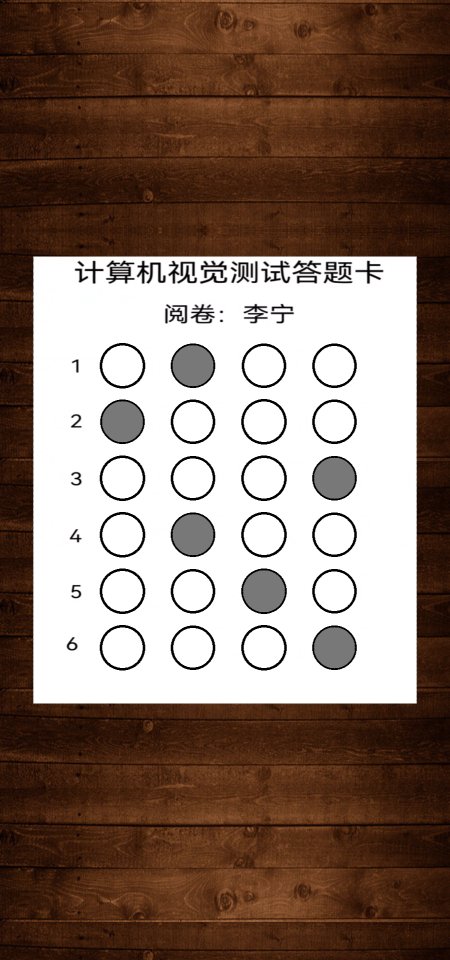
//> input picture data/samples/card_01_upright.png, 900 x 1920 px (shown at 1/2 size)
$ ./gen_samples out.png ../data/samples/card_01_upright.png   (built with g++ and OpenCV 4)
//> lines starting //> are read from the running program, lines starting //| are printed output that depends on the picture; after the words box and inside, x2 and y2 are one past the last pixel; in counts of white or black regions, pixels touching at a corner belong together
// 回归测试工具：合成答题卡样本。
//
// 用法：gen_samples.exe <输出目录> <源图片>
//
// 做法：
//   1. 用主程序同款流程定位 + 透视校正，得到正交的答题卡
//   2. 擦掉原有填涂，重画成空卡
//   3. 按指定答案填涂
//   4. 旋转/缩放后贴回"纯木纹"背景（背景由源图底部木纹镜像平铺合成，
//      不含原卡片的任何残影）
//   5. 写入 PNG + 同名 .expected.json

#include <opencv2/opencv.hpp>
#include <opencv2/geometry.hpp>   // OpenCV 5：contourArea/arcLength/approxPolyDP/getRotationMatrix2D 在此
#include <iostream>
#include <string>
#include <vector>
#include <algorithm>
#include <cmath>

// [94 lines left out: functions warp_card, find_bubbles, make_background, not called in this run]

struct Sample
{
	std::string name;
	std::string answers;   // 6 个字符 A/B/C/D，'.' = 空白
	double angle;
	double scale;
	double dx, dy;         // 相对画面中心的偏移比例
	int gray;              // 填涂灰度
};

int main(int argc, char** argv)
{
	if (argc < 3) { std::cerr << "usage: gen_samples <out_dir> <source_image>\n"; return 1; }
	const std::string outDir = argv[1];
	const std::string srcPath = argv[2];

	cv::Mat src = cv::imread(srcPath);
//> src is the input picture: 1920 rows x 900 cols, CV_8UC3; mean B, G, R 101.1, 112.9, 133.5
	if (src.empty()) { std::cerr << "cannot read " << srcPath << "\n"; return 1; }

	// 1. 定位答题卡
	cv::Mat gray, blur, edged;
	cv::cvtColor(src, gray, cv::COLOR_BGR2GRAY);
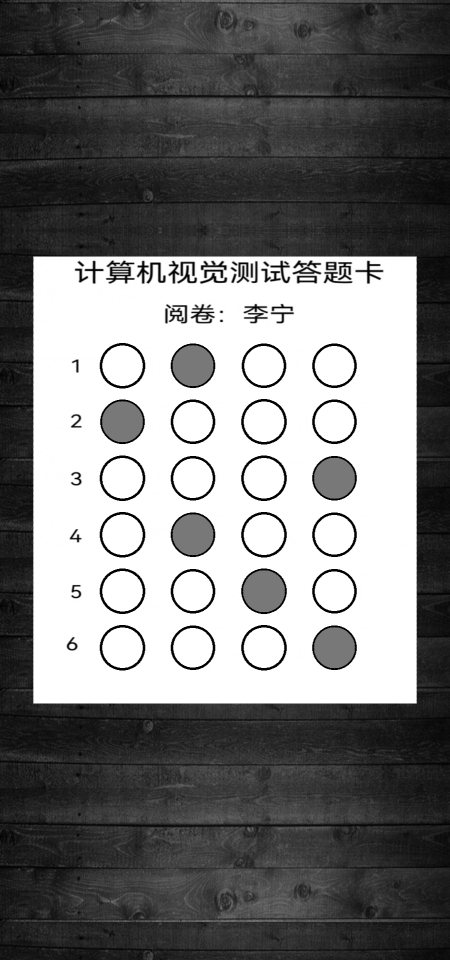
//> gray: 1920 rows x 900 cols, CV_8UC1 (shown at 1/2 size); min 0, max 255, mean 117.7
	cv::GaussianBlur(gray, blur, cv::Size(5, 5), 0);
	cv::Canny(blur, edged, 50, 200);
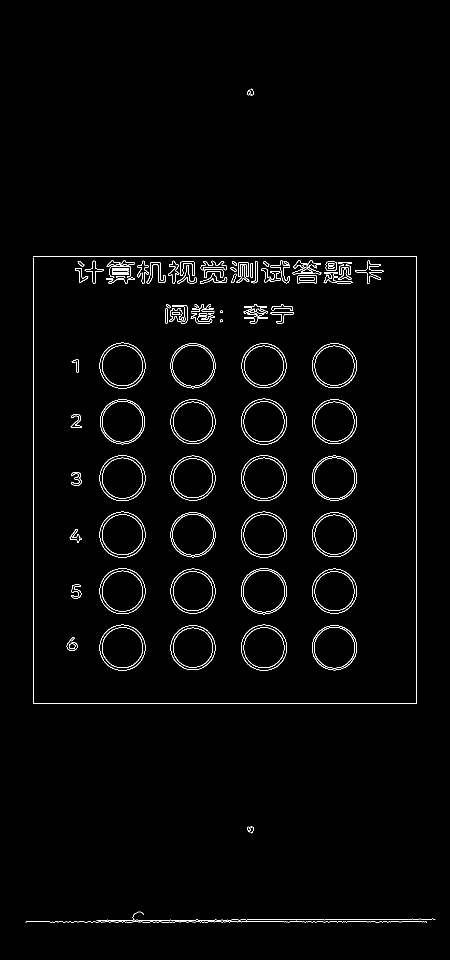
//> edged: 1920 rows x 900 cols, CV_8UC1 (shown at 1/2 size); 1.6% white in thin lines or dots, all inside (x1, y1, x2, y2) = (51, 177, 871, 1846)

	std::vector<std::vector<cv::Point>> contours;
	cv::findContours(edged, contours, cv::RETR_EXTERNAL, cv::CHAIN_APPROX_SIMPLE);
//> contours = 95 contours, 27 with area under 20; largest, box (x1, y1, x2, y2) and area: (482, 1136, 574, 1229) 6552, (482, 1249, 574, 1341) 6520, (199, 1249, 291, 1341) 6518, (199, 1136, 291, 1228) 6518, (482, 1023, 574, 1115) 6518
	std::sort(contours.begin(), contours.end(),
		[](const std::vector<cv::Point>& a, const std::vector<cv::Point>& b) {
			return cv::contourArea(a) > cv::contourArea(b); });
//> contours = 95 contours, 27 with area under 20; largest, box (x1, y1, x2, y2) and area: (482, 1136, 574, 1229) 6552, (482, 1249, 574, 1341) 6520, (482, 1023, 574, 1115) 6518, (199, 685, 291, 777) 6518, (199, 910, 291, 1002) 6518

	std::vector<cv::Point> quad;
	for (const auto& c : contours)
	{
		std::vector<cv::Point> approx;
		cv::approxPolyDP(c, approx, cv::arcLength(c, true) * 0.02, true);
		if (approx.size() == 4 && cv::contourArea(approx) > 20000) { quad = approx; break; }
	}
//> this loop made 95 passes
//> approx on pass 33: 2 Points (x, y): [51, 1844], [870, 1838]
//> (the run ends here: the program exits with an error code, at `if (quad.empty()) { std::cerr << "card not found in source\n"; return ..`)

$ run again, with data/samples/card_05_blank_row.png copied over data/samples/card_01_upright.png
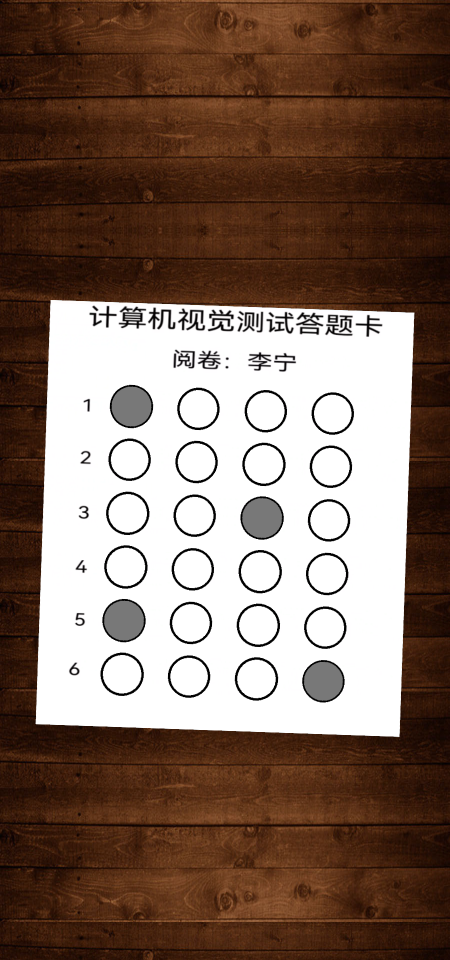
//> input picture data/samples/card_05_blank_row.png, 900 x 1920 px (shown at 1/2 size)
//> src is the input picture: 1920 rows x 900 cols, CV_8UC3; mean B, G, R 93.1, 105.5, 127.3
//> `cv::Canny(blur, edged, 50, 200);`:
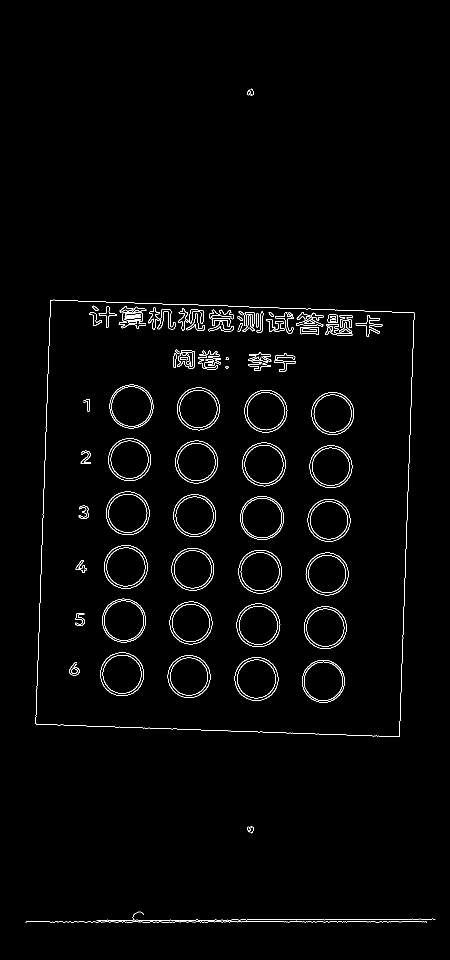
//> edged: 1920 rows x 900 cols, CV_8UC1 (shown at 1/2 size); 1.5% white in thin lines or dots, all inside (x1, y1, x2, y2) = (51, 177, 871, 1846)
//> `cv::findContours(edged, contours, cv::RETR_EXTERNAL, cv::CHAIN_APPROX_..`: contours = 4 contours; box (x1, y1, x2, y2) and area: (71, 599, 829, 1474) 617800, (51, 1823, 871, 1846) 318, (494, 1653, 508, 1667) 47, (494, 177, 508, 191) 47
//> the loop `for (const auto& c : contours)` made 1 pass
//> the loop `for (const auto& p : quad) quadF.emplace_back(float(p.x), float(p.y));` made 4 passes
//> in warp_card, `std::vector<cv::Point2f> xs(pts);`: xs = 4 Points (x, y): [101, 600], [71, 1447], [798, 1473], [828, 625]
//> in warp_card, `std::sort(xs.begin(), xs.end(), [](const cv::Point2f& a, const cv::Poi..`: xs = 4 Points (x, y): [71, 1447], [101, 600], [798, 1473], [828, 625]
//> in warp_card, `std::vector<cv::Point2f> left(xs.begin(), xs.begin() + 2);`: left = 2 Points (x, y): [71, 1447], [101, 600]
//> in warp_card, `std::vector<cv::Point2f> right(xs.begin() + 2, xs.end());`: right = 2 Points (x, y): [798, 1473], [828, 625]
//> in warp_card, `std::sort(left.begin(), left.end(), [](const cv::Point2f& a, const cv:..`: left = 2 Points (x, y): [101, 600], [71, 1447]
//> in warp_card, `std::sort(right.begin(), right.end(), [](const cv::Point2f& a, const c..`: right = 2 Points (x, y): [828, 625], [798, 1473]
//> tl = Point(101, 600); bl = Point(71, 1447); tr = Point(828, 625); br = Point(798, 1473)
//> src = 4 Points (x, y): [101, 600], [828, 625], [798, 1473], [71, 1447]
//> thresh: 848 rows x 727 cols, CV_8UC1; 10.2% white; 110 white regions (40 under 20 px)
//> in find_bubbles, `cv::findContours(thresh.clone(), contours, cv::RETR_EXTERNAL, cv::CHAI..`: contours = 110 contours, 42 with area under 20; largest, box (x1, y1, x2, y2) and area: (126, 592, 213, 679) 5792, (126, 377, 213, 464) 5792, (394, 377, 481, 464) 5788, (394, 270, 481, 357) 5786, (126, 485, 213, 571) 5784
//> the loop in find_bubbles, `for (const auto& c : contours)` made 110 passes
//> after the loop in find_bubbles, `for (const auto& c : contours)`: boxes = 26 Rects (x, y, width, height), first 8: [529, 700, 85, 85], [261, 700, 85, 85], [395, 699, 86, 87], [126, 699, 87, 87], [529, 593, 85, 85], [261, 593, 85, 85], [394, 592, 87, 87], [126, 592, 87, 87]
//> in find_bubbles, `std::sort(boxes.begin(), boxes.end(), [](const cv::Rect& a, const cv::..`: boxes = 26 Rects (x, y, width, height), first 8: [138, 7, 54, 44], [555, 10, 20, 17], [126, 164, 86, 87], [260, 165, 85, 85], [395, 165, 85, 85], [529, 165, 85, 85], [394, 270, 87, 87], [127, 271, 85, 85]
//> the loop in find_bubbles, `for (size_t i = 0; i < boxes.size();)` made 7 passes
//> after the loop in find_bubbles, `for (size_t i = 0; i < boxes.size();)`: ordered = 24 Rects (x, y, width, height), first 8: [126, 164, 86, 87], [260, 165, 85, 85], [395, 165, 85, 85], [529, 165, 85, 85], [127, 271, 85, 85], [261, 271, 85, 85], [394, 270, 87, 87], [529, 271, 85, 85]
//> bubbles has the same summary as ordered in find_bubbles
//| [gen] bubbles: 24
//> the loop `for (const auto& b : bubbles)` made 24 passes
//> the loop `for (const auto& s : samples)` made 5 passes
//> pass 2, `cv::warpAffine(drawn, warpedCard, M, src.size(), cv::INTER_LINEAR, cv:..`:
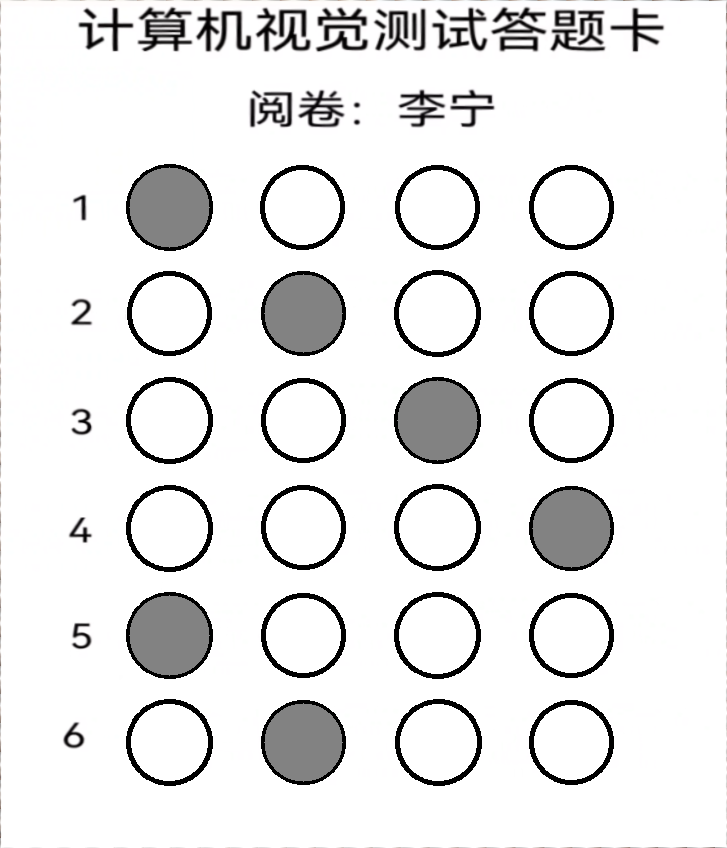
//> drawn: 848 rows x 727 cols, CV_8UC3; mean B, G, R 232.2, 232.1, 232.2

$ run again, with data/samples/slant_card.png copied over data/samples/card_01_upright.png
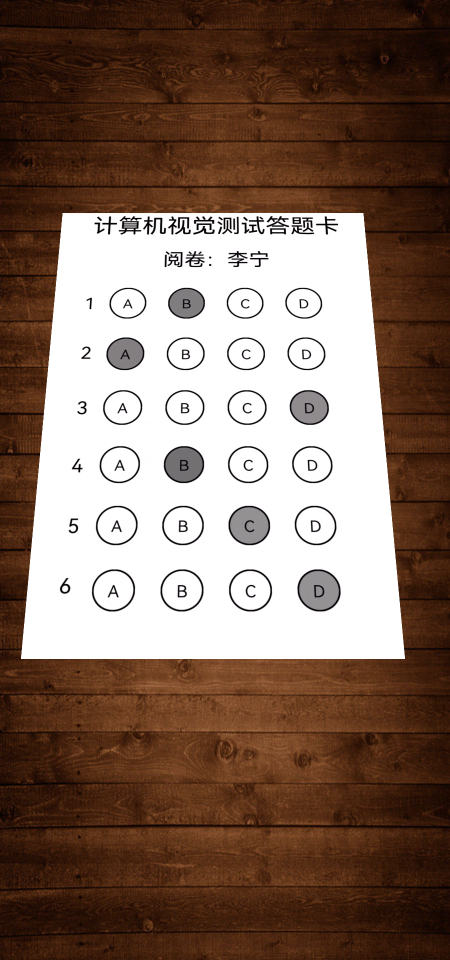
//> input picture data/samples/slant_card.png, 900 x 1920 px (shown at 1/2 size)
//> src is the input picture: 1920 rows x 900 cols, CV_8UC3; mean B, G, R 94.8, 107.9, 130.9
//> `cv::Canny(blur, edged, 50, 200);`:
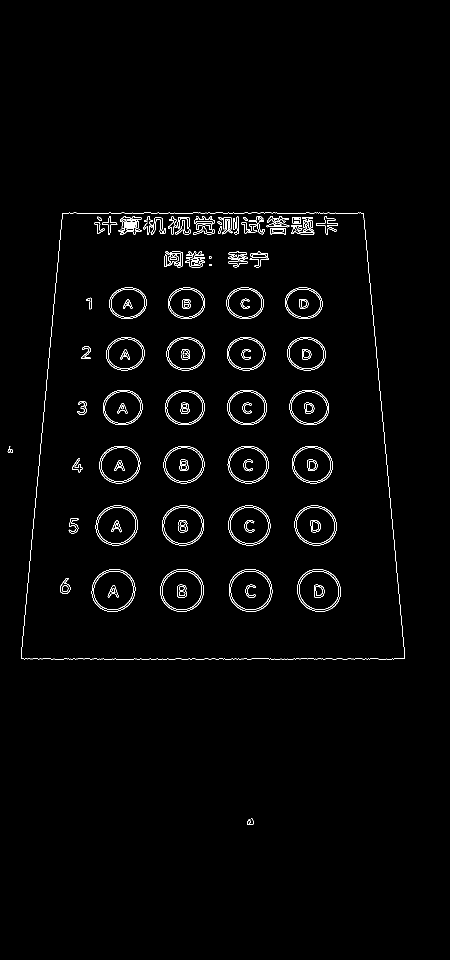
//> edged: 1920 rows x 900 cols, CV_8UC1 (shown at 1/2 size); 1.4% white in thin lines or dots, all inside (x1, y1, x2, y2) = (15, 425, 810, 1650)
//> `cv::findContours(edged, contours, cv::RETR_EXTERNAL, cv::CHAIN_APPROX_..`: contours = 3 contours; box (x1, y1, x2, y2) and area: (42, 425, 810, 1319) 610938, (15, 892, 26, 906) 50, (494, 1636, 508, 1650) 47
//> the loop `for (const auto& c : contours)` made 1 pass
//> the loop `for (const auto& p : quad) quadF.emplace_back(float(p.x), float(p.y));` made 4 passes
//> in warp_card, `std::vector<cv::Point2f> xs(pts);`: xs = 4 Points (x, y): [125, 426], [42, 1317], [809, 1317], [726, 426]
//> in warp_card, `std::sort(xs.begin(), xs.end(), [](const cv::Point2f& a, const cv::Poi..`: xs = 4 Points (x, y): [42, 1317], [125, 426], [726, 426], [809, 1317]
//> in warp_card, `std::vector<cv::Point2f> left(xs.begin(), xs.begin() + 2);`: left = 2 Points (x, y): [42, 1317], [125, 426]
//> right = 2 Points (x, y): [726, 426], [809, 1317]
//> in warp_card, `std::sort(left.begin(), left.end(), [](const cv::Point2f& a, const cv:..`: left = 2 Points (x, y): [125, 426], [42, 1317]
//> tl = Point(125, 426); bl = Point(42, 1317); tr = Point(726, 426); br = Point(809, 1317)
//> src = 4 Points (x, y): [125, 426], [726, 426], [809, 1317], [42, 1317]
//> thresh: 894 rows x 767 cols, CV_8UC1; 9.4% white; 91 white regions (2 under 20 px)
//> in find_bubbles, `cv::findContours(thresh.clone(), contours, cv::RETR_EXTERNAL, cv::CHAI..`: contours = 73 contours, 4 with area under 20; largest, box (x1, y1, x2, y2) and area: (133, 183, 223, 254) 4935, (275, 521, 364, 592) 4932, (417, 183, 506, 254) 4932, (416, 408, 506, 479) 4930, (133, 408, 223, 479) 4930
//> the loop in find_bubbles, `for (const auto& c : contours)` made 73 passes
//> boxes = 25 Rects (x, y, width, height), first 8: [585, 11, 22, 17], [133, 183, 90, 71], [275, 183, 89, 71], [417, 183, 89, 71], [558, 183, 89, 71], [134, 295, 89, 71], [275, 295, 89, 71], [416, 295, 90, 71]
//> the loop in find_bubbles, `for (size_t i = 0; i < boxes.size();)` made 7 passes
//> after the loop in find_bubbles, `for (size_t i = 0; i < boxes.size();)`: ordered = 24 Rects (x, y, width, height), first 8: [133, 183, 90, 71], [275, 183, 89, 71], [417, 183, 89, 71], [558, 183, 89, 71], [134, 295, 89, 71], [275, 295, 89, 71], [416, 295, 90, 71], [558, 295, 89, 71]
//> bubbles has the same summary as ordered in find_bubbles
//| [gen] bubbles: 24
//> the loop `for (const auto& b : bubbles)` made 24 passes
//> the loop `for (const auto& s : samples)` made 5 passes
//> pass 2, `cv::warpAffine(drawn, warpedCard, M, src.size(), cv::INTER_LINEAR, cv:..`:
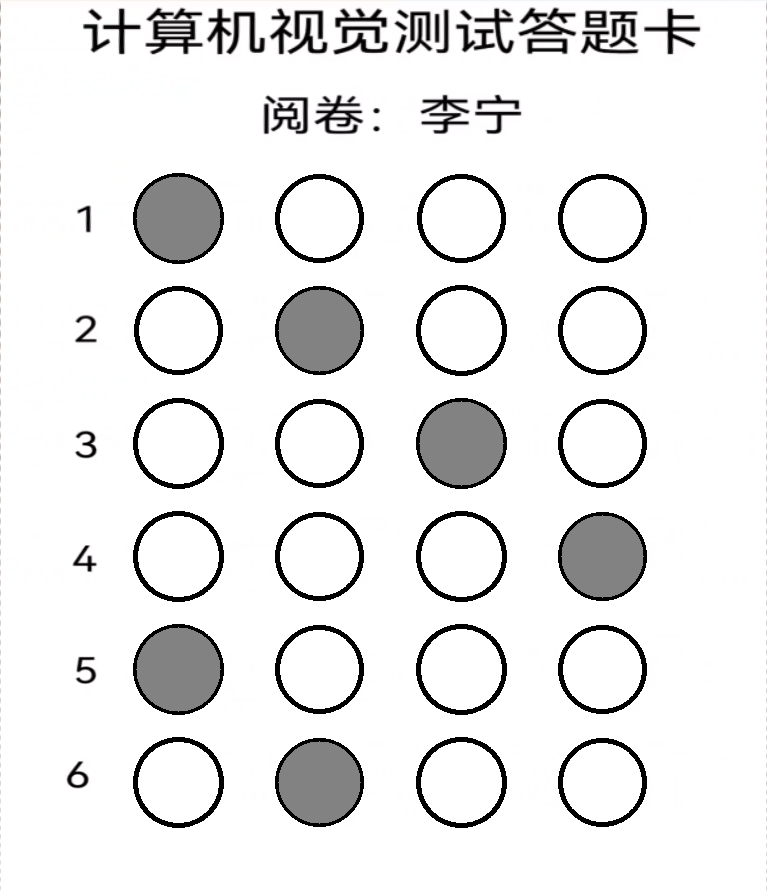
//> drawn: 894 rows x 767 cols, CV_8UC3; mean B, G, R 233.1, 233.1, 233.2
